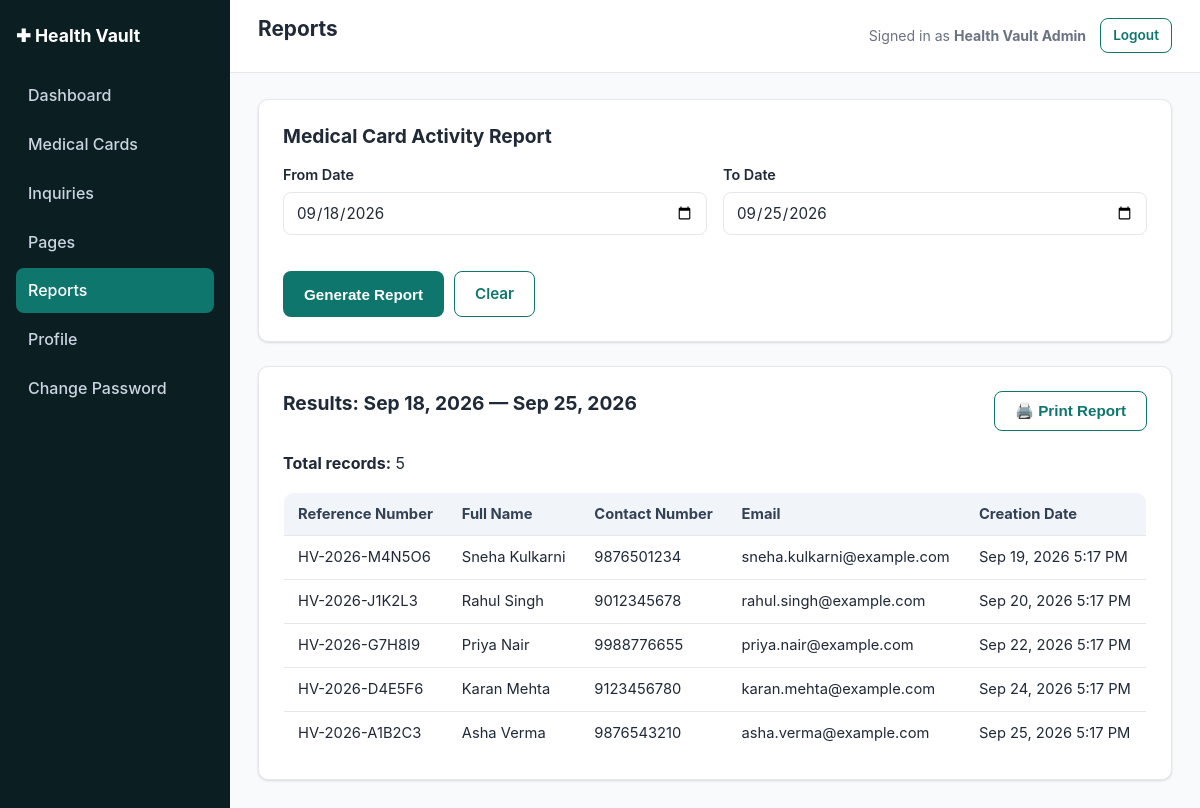
Page /admin/reports/index.php?from=2026-09-18&to=2026-09-25 (signed in) on the committed database.
### tables this page shows
CREATE TABLE IF NOT EXISTS medical_cards (
    id               INT UNSIGNED AUTO_INCREMENT PRIMARY KEY,
    reference_number VARCHAR(40)  NOT NULL,
    full_name        VARCHAR(150) NOT NULL,
    date_of_birth    DATE         DEFAULT NULL,
    gender           VARCHAR(20)  DEFAULT NULL,
    blood_group      VARCHAR(10)  DEFAULT NULL,
    contact_number   VARCHAR(30)  NOT NULL,
    email            VARCHAR(190) NOT NULL,
    address          VARCHAR(255) DEFAULT NULL,
    emergency_contact_name   VARCHAR(150) DEFAULT NULL,
    emergency_contact_number VARCHAR(30)  DEFAULT NULL,
    known_allergies  VARCHAR(255) DEFAULT NULL,
    notes            TEXT         DEFAULT NULL,
    created_at       DATETIME NOT NULL DEFAULT CURRENT_TIMESTAMP,
    updated_at       DATETIME NOT NULL DEFAULT CURRENT_TIMESTAMP ON UPDATE CURRENT_TIMESTAMP,
    UNIQUE KEY uq_medical_cards_reference (reference_number),
    KEY idx_medical_cards_created_at (created_at)
);

### includes/functions.php (called while the page is built, shortened)
<?php
require_once __DIR__ . '/db.php';
function site_base_url(): string
{
    $script = str_replace('\\', '/', $_SERVER['SCRIPT_NAME'] ?? '');
    if (($pos = strpos($script, '/admin/')) !== false) {
        return substr($script, 0, $pos);
    }
    $dir = dirname($script);
    return ($dir === '/' || $dir === '\\') ? '' : rtrim($dir, '/');
}
function admin_base_url(): string
{
    return site_base_url() . '/admin';
}
function h(?string $value): string
{
    return htmlspecialchars($value ?? '', ENT_QUOTES, 'UTF-8');
}
function format_datetime(?string $datetime, string $format = 'M j, Y g:i A'): string
{
    $ts = strtotime($datetime);
    return $ts ? date($format, $ts) : '—';
}
function format_date(?string $date, string $format = 'M j, Y'): string
{
    return format_datetime($date, $format);
}

### includes/db.php (called while the page is built, shortened)
<?php
function get_db(): PDO
{
    static $pdo = null;
    if ($pdo !== null) {
        return $pdo;
    }
    $dsn = 'mysql:host=' . DB_HOST . ';dbname=' . DB_NAME . ';charset=' . DB_CHARSET;
    try {
        $pdo = new PDO($dsn, DB_USER, DB_PASS, [
            PDO::ATTR_ERRMODE            => PDO::ERRMODE_EXCEPTION,
            PDO::ATTR_DEFAULT_FETCH_MODE => PDO::FETCH_ASSOC,
            PDO::ATTR_EMULATE_PREPARES   => false,
        ]);
    } catch (PDOException $e) {
        error_log('Health Vault DB connection failed: ' . $e->getMessage());
        http_response_code(500);
        if (APP_DEBUG) {
            die('Database connection failed: ' . htmlspecialchars($e->getMessage()));
        }
        die('A system error occurred. Please try again later.');
    }
    return $pdo;
}

### includes/auth.php (called while the page is built, shortened)
<?php
require_once __DIR__ . '/functions.php';
function current_admin(): ?array
{
    $stmt = get_db()->prepare('SELECT id, name, email, mobile_number, created_at, updated_at FROM admins WHERE id = :id LIMIT 1');
    $stmt->execute(['id' => $_SESSION['admin_id']]);
    $admin = $stmt->fetch();
    return $admin ?: null;
}

### admin/reports/index.php (the view, shortened to what this page needs)
<?php
require_once __DIR__ . '/../../includes/functions.php';
require_once __DIR__ . '/../../includes/auth.php';
$db = get_db();
$from = trim($_GET['from'] ?? '');
$to   = trim($_GET['to'] ?? '');
$errors = [];
$results = null;
$generated = ($from !== '' || $to !== '');
if ($generated) {
    if (empty($errors)) {
        $stmt = $db->prepare(
            'SELECT * FROM medical_cards
             WHERE DATE(created_at) BETWEEN :from AND :to
             ORDER BY created_at ASC'
        );
        $stmt->execute(['from' => $from, 'to' => $to]);
        $results = $stmt->fetchAll();
    }
}
$pageTitle = 'Reports';
include __DIR__ . '/../../includes/admin-header.php';
?>
<div class="panel no-print">
  <h2>Medical Card Activity Report</h2>
  <form method="get" action="">
    <div class="form-row">
      <div class="form-group">
        <label for="from">From Date</label>
        <input type="date" id="from" name="from" value="<?= h($from) ?>">
      </div>
      <div class="form-group">
        <label for="to">To Date</label>
        <input type="date" id="to" name="to" value="<?= h($to) ?>">
      </div>
    </div>
    <div class="form-actions">
      <button type="submit" class="btn">Generate Report</button>
      <?php if ($generated): ?><a class="btn btn-outline" href="index.php">Clear</a><?php endif; ?>
    </div>
  </form>
</div>
<?php if ($generated && empty($errors)): ?>
  <div class="panel">
    <div class="page-header no-print">
      <h2 class="mt-0 mb-0">Results: <?= h(format_date($from)) ?> — <?= h(format_date($to)) ?></h2>
      <button class="btn btn-outline" onclick="window.print()">🖨️ Print Report</button>
    </div>
    <?php if (empty($results)): ?>
      <p class="empty-state">No medical cards were found for the selected date range.</p>
    <?php else: ?>
      <p><strong>Total records:</strong> <?= count($results) ?></p>
      <div class="table-responsive">
      <table class="table">
        <thead>
          <tr><th>Reference Number</th><th>Full Name</th><th>Contact Number</th><th>Email</th><th>Creation Date</th></tr>
        </thead>
        <tbody>
          <?php foreach ($results as $r): ?>
          <tr>
            <td><?= h($r['reference_number']) ?></td>
            <td><?= h($r['full_name']) ?></td>
            <td><?= h($r['contact_number']) ?></td>
            <td><?= h($r['email']) ?></td>
            <td><?= h(format_datetime($r['created_at'])) ?></td>
          </tr>
          <?php endforeach; ?>
        </tbody>
      </table>
      </div>
    <?php endif; ?>
  </div>
<?php endif; ?>
<?php include __DIR__ . '/../../includes/admin-footer.php'; ?>

### includes/admin-header.php (shortened to what this page needs)
<?php
$siteBase  = site_base_url();
$admin     = current_admin();
?><!DOCTYPE html>
<html lang="en">
<head>
<link rel="stylesheet" href="<?= h($siteBase) ?>/assets/css/style.css">
</head>
<body class="admin-body">
<div class="admin-layout">
<?php include __DIR__ . '/admin-sidebar.php'; ?>
  <div class="admin-content">
    <header class="admin-topbar">
      <h1><?= h($pageTitle ?? 'Admin') ?></h1>
      <div class="admin-topbar-user">
        <span>Signed in as <strong><?= h($admin['name'] ?? '') ?></strong></span>
        <a href="<?= h($adminBase) ?>/logout.php" class="btn btn-sm btn-outline">Logout</a>
      </div>
    </header>
    <div class="admin-body-inner">

### assets/css/style.css (style rules this page uses)
:root { --color-primary: #0f766e; --color-primary-dark: #0b544e; --color-primary-light: #ccfbf1; --color-accent: #2563eb; --color-danger: #dc2626; --color-danger-light: #fee2e2; --color-success: #16a34a; --color-success-light: #dcfce7; --color-warning: #d97706; --color-warning-light: #fef3c7; --color-text: #1f2937; --color-muted: #6b7280; --color-border: #e5e7eb; --color-bg: #f8fafc; --color-surface: #ffffff; --radius: 10px; --shadow: 0 1px 3px rgba(0,0,0,0.08), 0 1px 2px rgba(0,0,0,0.06); --font: -apple-system, BlinkMacSystemFont, "Segoe UI", Roboto, Helvetica, Arial, sans-serif; }
* { box-sizing: border-box; }
body { margin: 0; font-family: var(--font); color: var(--color-text); background: var(--color-bg); line-height: 1.55; }
a { color: var(--color-primary); text-decoration: none; }
h1, h2, h3, h4 { line-height: 1.25; margin-top: 0; }
.btn { display: inline-block; padding: 10px 20px; border-radius: 8px; font-weight: 600; border: 1px solid transparent; cursor: pointer; font-size: 0.95rem; background: var(--color-primary); color: #fff; text-decoration: none; }
.btn-outline { background: transparent; color: var(--color-primary); border-color: var(--color-primary); }
.btn-sm { padding: 6px 12px; font-size: 0.85rem; }
.panel { background: var(--color-surface); border: 1px solid var(--color-border); border-radius: var(--radius); padding: 24px; box-shadow: var(--shadow); margin-bottom: 24px; }
.panel h2 { margin-bottom: 16px; font-size: 1.2rem; }
.form-group { margin-bottom: 16px; }
label { display: block; font-weight: 600; margin-bottom: 6px; font-size: 0.9rem; }
input[type=text], input[type=email], input[type=password], input[type=tel], input[type=date], input[type=search], textarea, select { width: 100%; padding: 10px 12px; border: 1px solid var(--color-border); border-radius: 8px; font-size: 0.95rem; font-family: inherit; background: #fff; color: var(--color-text); }
.form-row { display: grid; grid-template-columns: 1fr 1fr; gap: 16px; }
.form-actions { margin-top: 20px; display: flex; gap: 10px; }
table { width: 100%; border-collapse: collapse; background: var(--color-surface); }
table.table { border: 1px solid var(--color-border); border-radius: var(--radius); overflow: hidden; }
th, td { padding: 10px 14px; text-align: left; border-bottom: 1px solid var(--color-border); font-size: 0.92rem; }
th { background: #f1f5f9; font-weight: 700; color: #334155; }
tr:last-child td { border-bottom: none; }
.table-responsive { overflow-x: auto; }
.admin-body { background: var(--color-bg); }
.admin-layout { display: flex; min-height: 100vh; }
.admin-content { flex: 1; min-width: 0; }
.admin-topbar { background: var(--color-surface); border-bottom: 1px solid var(--color-border); padding: 16px 28px; display: flex; align-items: center; justify-content: space-between; }
.admin-topbar h1 { font-size: 1.3rem; }
.admin-topbar-user { display: flex; align-items: center; gap: 14px; font-size: 0.88rem; color: var(--color-muted); }
.admin-body-inner { padding: 26px 28px; }
.page-header { display: flex; justify-content: space-between; align-items: center; margin-bottom: 20px; flex-wrap: wrap; gap: 10px; }
.mt-0 { margin-top: 0; }
.mb-0 { margin-bottom: 0; }

### rows in the picture
medical_cards: reference_number "HV-2026-M4N5O6", full_name "Sneha Kulkarni", contact_number "9876501234", email "sneha.kulkarni@example.com", created_at "Sep 19, 2026 5:17 PM"
medical_cards: reference_number "HV-2026-J1K2L3", full_name "Rahul Singh", contact_number "9012345678", email "rahul.singh@example.com", created_at "Sep 20, 2026 5:17 PM"
medical_cards: reference_number "HV-2026-G7H8I9", full_name "Priya Nair", contact_number "9988776655", email "priya.nair@example.com", created_at "Sep 22, 2026 5:17 PM"
medical_cards: reference_number "HV-2026-D4E5F6", full_name "Karan Mehta", contact_number "9123456780", email "karan.mehta@example.com", created_at "Sep 24, 2026 5:17 PM"
medical_cards: reference_number "HV-2026-A1B2C3", full_name "Asha Verma", contact_number "9876543210", email "asha.verma@example.com", created_at "Sep 25, 2026 5:17 PM"

### other values in the picture
APP_NAME "Health Vault"
$pageTitle "Reports"
$admin['name'] "Health Vault Admin"
format_date($from) "Sep 18, 2026"
format_date($to) "Sep 25, 2026"
count($results) "5"
